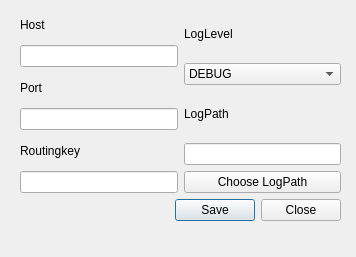
<?xml version="1.0" encoding="UTF-8"?>
<ui version="4.0">
 <class>DialogToEditSettings</class>
 <widget class="QDialog" name="DialogToEditSettings">
  <property name="geometry">
   <rect>
    <x>0</x>
    <y>0</y>
    <width>356</width>
    <height>257</height>
   </rect>
  </property>
  <property name="windowTitle">
   <string>Dialog</string>
  </property>
  <widget class="QWidget" name="">
   <property name="geometry">
    <rect>
     <x>20</x>
     <y>10</y>
     <width>321</width>
     <height>211</height>
    </rect>
   </property>
   <layout class="QVBoxLayout" name="verticalLayout_8">
    <item>
     <layout class="QHBoxLayout" name="horizontalLayout">
      <item>
       <layout class="QVBoxLayout" name="verticalLayout_3">
        <item>
         <layout class="QVBoxLayout" name="verticalLayout">
          <item>
           <widget class="QLabel" name="hostLabel">
            <property name="text">
             <string>Host</string>
            </property>
           </widget>
          </item>
          <item>
           <widget class="QLineEdit" name="hostEdit"/>
          </item>
         </layout>
        </item>
        <item>
         <layout class="QVBoxLayout" name="verticalLayout_2">
          <item>
           <widget class="QLabel" name="portLabel">
            <property name="text">
             <string>Port</string>
            </property>
           </widget>
          </item>
          <item>
           <widget class="QLineEdit" name="portEdit"/>
          </item>
         </layout>
        </item>
        <item>
         <layout class="QVBoxLayout" name="verticalLayout_4">
          <item>
           <widget class="QLabel" name="routingkeyLabel">
            <property name="text">
             <string>Routingkey</string>
            </property>
           </widget>
          </item>
          <item>
           <widget class="QLineEdit" name="routingkeyEdit"/>
          </item>
         </layout>
        </item>
       </layout>
      </item>
      <item>
       <layout class="QVBoxLayout" name="verticalLayout_7">
        <item>
         <layout class="QVBoxLayout" name="verticalLayout_5">
          <item>
           <widget class="QLabel" name="logLevelLabel">
            <property name="text">
             <string>LogLevel</string>
            </property>
           </widget>
          </item>
          <item>
           <widget class="QComboBox" name="logLevelComboBox">
            <item>
             <property name="text">
              <string>DEBUG</string>
             </property>
            </item>
            <item>
             <property name="text">
              <string>INFO</string>
             </property>
            </item>
            <item>
             <property name="text">
              <string>WARNING</string>
             </property>
            </item>
            <item>
             <property name="text">
              <string>ERROR</string>
             </property>
            </item>
           </widget>
          </item>
         </layout>
        </item>
        <item>
         <layout class="QVBoxLayout" name="verticalLayout_6">
          <item>
           <widget class="QLabel" name="logPathLabel">
            <property name="text">
             <string>LogPath</string>
            </property>
           </widget>
          </item>
          <item>
           <widget class="QLineEdit" name="logPathEdit"/>
          </item>
         </layout>
        </item>
        <item>
         <widget class="QPushButton" name="logPathButton">
          <property name="text">
           <string>Choose LogPath</string>
          </property>
         </widget>
        </item>
       </layout>
      </item>
     </layout>
    </item>
    <item>
     <widget class="QDialogButtonBox" name="buttonBox">
      <property name="orientation">
       <enum>Qt::Horizontal</enum>
      </property>
      <property name="standardButtons">
       <set>QDialogButtonBox::Close|QDialogButtonBox::Save</set>
      </property>
     </widget>
    </item>
   </layout>
  </widget>
 </widget>
 <resources/>
 <connections>
  <connection>
   <sender>buttonBox</sender>
   <signal>accepted()</signal>
   <receiver>DialogToEditSettings</receiver>
   <slot>accept()</slot>
   <hints>
    <hint type="sourcelabel">
     <x>248</x>
     <y>254</y>
    </hint>
    <hint type="destinationlabel">
     <x>157</x>
     <y>274</y>
    </hint>
   </hints>
  </connection>
  <connection>
   <sender>buttonBox</sender>
   <signal>rejected()</signal>
   <receiver>DialogToEditSettings</receiver>
   <slot>reject()</slot>
   <hints>
    <hint type="sourcelabel">
     <x>316</x>
     <y>260</y>
    </hint>
    <hint type="destinationlabel">
     <x>286</x>
     <y>274</y>
    </hint>
   </hints>
  </connection>
 </connections>
</ui>
